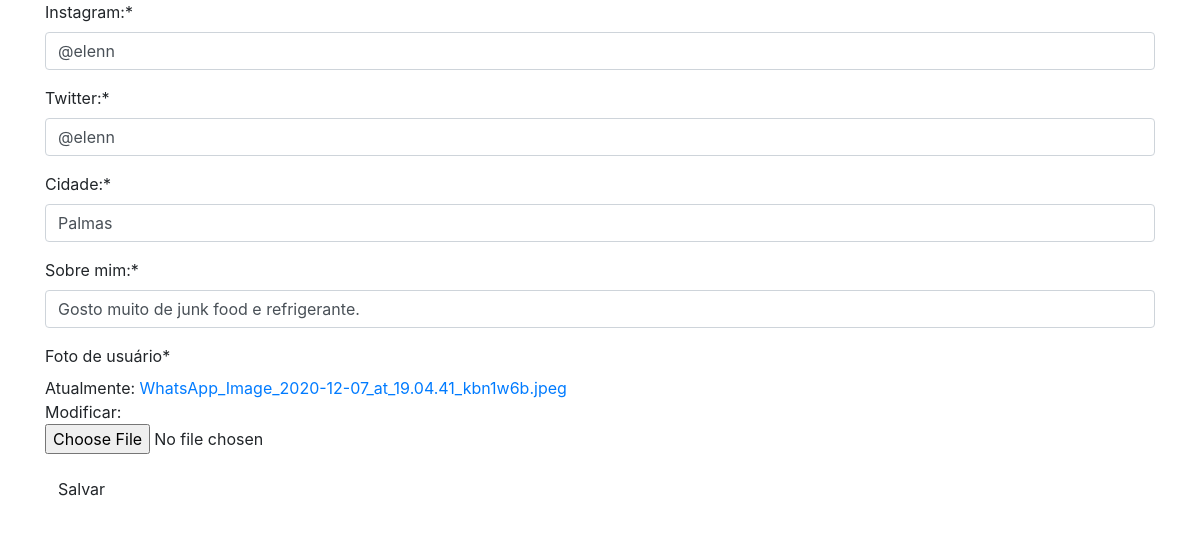
Page /dash/update/usuario/1 on the committed database.
### dashboard/models.py (models this page shows)
class Usuario(models.Model):
    user = models.OneToOneField(User, null=True, on_delete=models.CASCADE)
    instagram = models.CharField(max_length=30, default=None)
    twitter = models.CharField(max_length=30)
    cidade = models.CharField(max_length=30)
    descricao_usuario = models.CharField(max_length=120)
    pontuacao = models.IntegerField(null=True)
    foto_perfil = models.ImageField(null=True)

### dashboard/views.py (the view)
# urls.py: path("update/usuario/<pk>", views.UsuarioUpdateView.as_view(), name="update_usuario")
class UsuarioUpdateView(UpdateView, LoginRequiredMixin):
    form_class = UsuarioForm
    template_name = 'dashboard/dashboard_usuario_create.html'
    success_url = '/dash'
    model = Usuario

### dashboard/forms.py
class UsuarioForm(forms.ModelForm):
    instagram = forms.CharField(max_length=30, label="Instagram:")
    twitter = forms.CharField(max_length=30, label="Twitter:")
    cidade = forms.CharField(max_length=30, label="Cidade:")
    descricao_usuario = forms.CharField(max_length=120, label="Sobre mim:")
    foto_perfil = forms.ImageField(label="Foto de usuário")
    class Meta:
        model = Usuario
        fields = ['instagram', 'twitter', 'cidade', 'descricao_usuario', 'foto_perfil']

### dashboard/templates/dashboard/dashboard_usuario_create.html (shortened to what this page needs)
{% load crispy_forms_tags %}
<!DOCTYPE html>
<html lang="pt-br">
<head>
    <link rel="stylesheet" href="https://stackpath.bootstrapcdn.com/bootstrap/4.4.1/css/bootstrap.min.css"
>
</head>
<body>
    <div class="container">
        <form method="POST" class="post-form" enctype='multipart/form-data'>
            {{ form|crispy }}
            <button type="submit" class="save btn btn-default ">Salvar</button>
        </form>
    </div>
</body>
</html>

### rows in the picture
Usuario: instagram "@elenn", twitter "@elenn", cidade "Palmas", descricao_usuario "Gosto muito de junk food e refrigerante."
